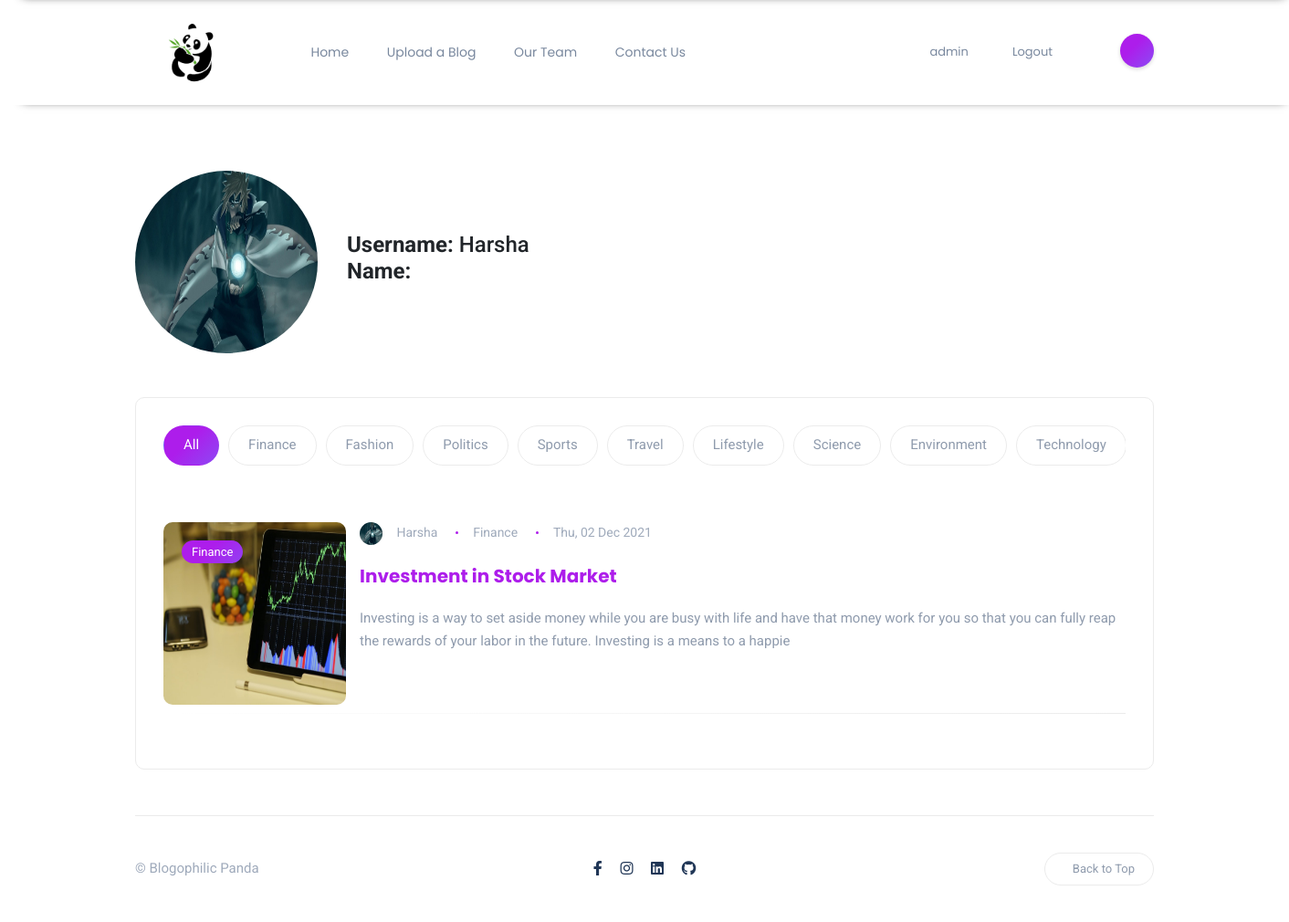
The page /accounts/profile/harsha (signed in) on the database as committed earlier.
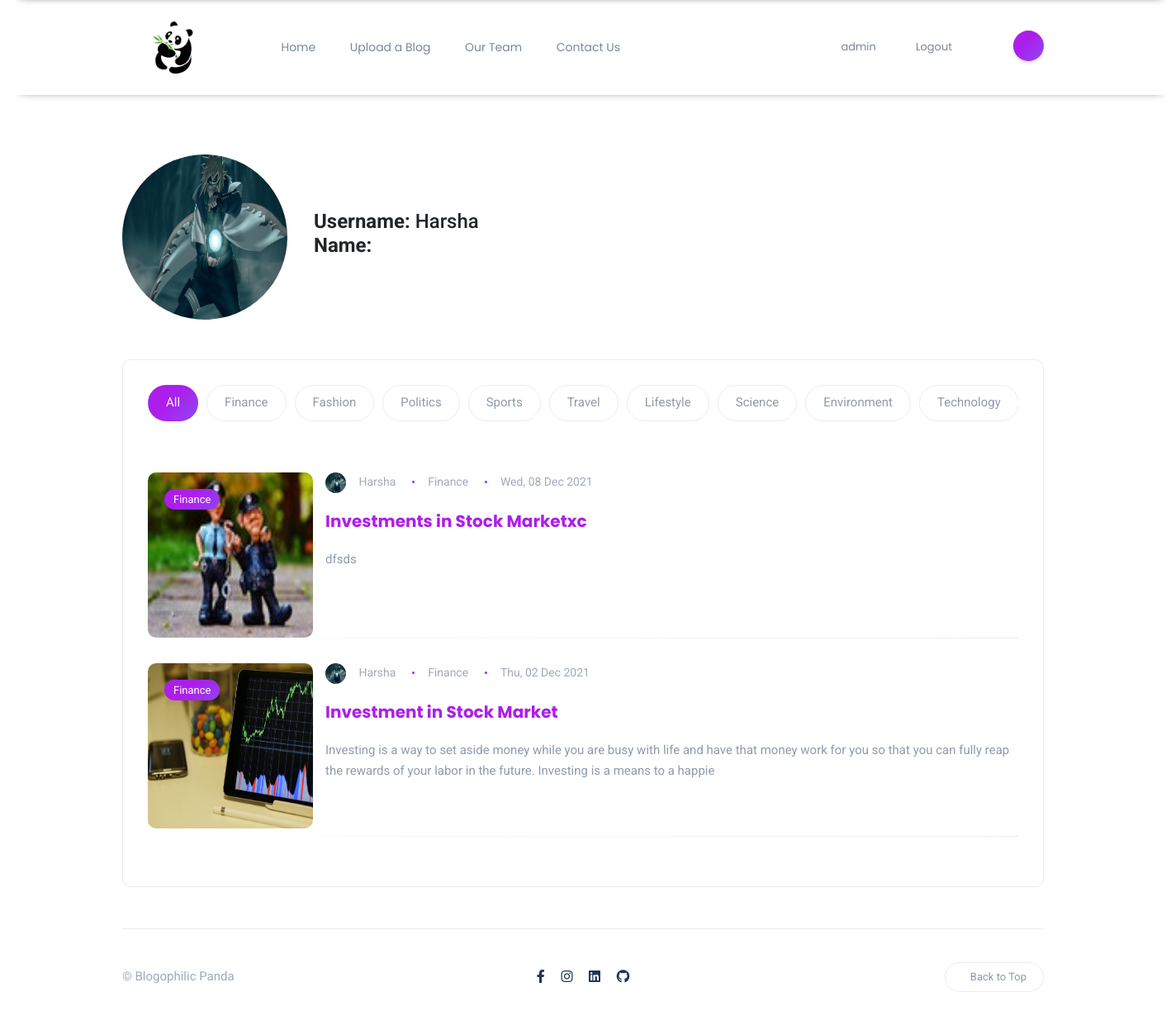
The same page on the database as committed later.
### content/models.py (models this page shows, shortened)
class BlogPost(models.Model):
    author = models.ForeignKey(User, on_delete=models.CASCADE, related_name= 'post_author')
    blog_title = models.CharField(max_length= 264)
    slug = models.SlugField(max_length=264, unique=True, default='',editable=False)
    blog_content = models.TextField()
    blog_image = models.ImageField(upload_to= 'blog_image')
    publish_date = models.DateTimeField(auto_now_add=True)
    category = models.ForeignKey(Category, on_delete = models.CASCADE, related_name ='blog_cat')
    likes = models.ManyToManyField(User, related_name='blog_posts')
    class Meta:
        ordering = ['-publish_date']

class Category(models.Model):
    category = models.CharField(max_length = 50, unique = True)
    def __str__(self):
        return self.category

### accounts/models.py (models this page shows, shortened)
class Profile(models.Model):
    user = models.OneToOneField(User, on_delete=models.CASCADE)
    image = models.ImageField(upload_to = 'profile_pics', null=True)
    slug = models.SlugField(max_length=264, unique=True, editable=False, default='')
    def __str__(self):
        return f'{self.user.username}'

### accounts/views.py (the view)
# urls.py: path('profile/<slug:profile_slug>', views.profile, name='profile'),
@login_required(login_url='login')
def profile(request, profile_slug):
    profile = Profile.objects.get(slug = profile_slug)
    user = User.objects.get(username = profile)
    blogs = BlogPost.objects.filter(author = user)
    context = {
        "blogs": blogs,
        "tags": {
        'Finance': 'Finance',
        'Fashion': 'Fashion',
        'Politics' : 'Politics',
        'Sports' : 'Sports',
        'Travel' : 'Travel',
        'Lifestyle' : 'Lifestyle',
        'Science' : 'Science',
        'Environment' : 'Environment',
        'Technology' : 'Technology',
        },
        "profile_det": profile,
        "user_det": user,
    }
    return render(request, "accounts/profile.html", context)

### content/template_tags/get_post_Cat.py (called while the page is built)
@register.filter
def get_post_Cat(dictionary, key):
    return dictionary.get(str(key))

### templates/accounts/profile.html (shortened to what the changed rows need)
{% extends "base.html" %}
{% load get_post_Cat %}
{% load static %}
{% block content %}
<link rel="stylesheet" href="{% static 'css/blogs/home.css' %}">
<section id="hero">
    <div class="container-xl">
        <div class="row gy-4">
            <div class="col-lg-12">
                <div class="post-tabs rounded bordered">
                    <ul class="nav nav-tabs nav-pills nav-fill nav-category" id="postTab" role="tablist">
                        {% for tag in tags %}
                        <li class="nav-item" role="presentation">
                            <button aria-controls="{{ tag }}" aria-selected="false" class="nav-link"
                                data-bs-target="#{{ tag }}" data-bs-toggle="tab" id="{{ tag }}-tab" role="tab"
                                type="submit">
                                {{ tag }}
                            </button>
                        </li>
                        {% endfor %}
                    </ul>
                    <div class="tab-content" id="postsTabContent">
                    <div class="row tab-pane fade show active" id="all" aria-labelledby="all-tab" role="tabpanel">
                        {% for blog in blogs %}
                        <div class="col-md-12 col-sm-6">
                            <div class="post post-list clearfix">
                                <div class="thumb rounded">
                                    <a href="" class="category-badge position-absolute">{{ tags|get_post_Cat:blog.category }}</a>
                                    <a href="{% url 'blog_details' the_slug=blog.slug %}">
                                        <div class="inner">
                                            <img src="/media/{{ blog.blog_image }}" alt="" style="height: 200px; width: 200px;">
                                        </div>
                                    </a>
                                </div>
                                <div class="details">
                                    <ul class="meta list-inline mb-3">
                                        <li class="list-inline-item">
                                            <img src="{{ blog.author.profile.image.url }}" class="author" alt="" style="height: 25px; width: 25px;">
                                            {{ blog.author|capfirst }}
                                        </li>
                                        <li class="list-inline-item">
                                            {{ tags|get_post_Cat:blog.category}}</a>
                                        </li>
                                        <li class="list-inline-item">{{ blog.publish_date|date:"D, d M Y" }}</li>
                                    </ul>
                                    <h5 class="post-tile">
                                        <a href="{% url 'blog_details' the_slug=blog.slug %}">
                                            {{ blog.blog_title }}
                                        </a>
                                    </h5>
                                    <p class="excerpt mb-0">
                                        {{ blog.blog_content|slice:":200" }}
                                    </p>
                                    <div class="post-bottom clearfix d-flex align-items-center">
                                        <div class="social-share me-auto">
                                        </div>
                                    </div>
                                </div>
                            </div>
                        </div>
                        {% endfor %}
                    </div>
                    </div>
                </div>
            </div>
        </div>
    </div>
</section>
{% endblock content %}

Rows that differ between the two databases and show on the page:
added BlogPost: category.category "Finance", blog_image (picture), author.profile.image (picture), author "Harsha", publish_date "Wed, 08 Dec 2021", blog_title "Investments in Stock Marketxc", blog_content "dfsds"
